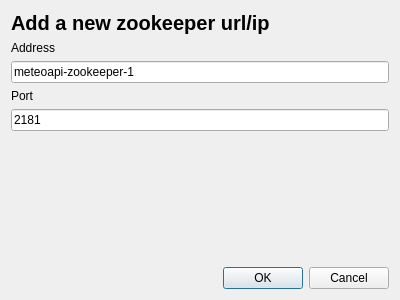
<?xml version="1.0" encoding="UTF-8"?>
<ui version="4.0">
 <class>ZooDialog</class>
 <widget class="QDialog" name="ZooDialog">
  <property name="geometry">
   <rect>
    <x>0</x>
    <y>0</y>
    <width>400</width>
    <height>300</height>
   </rect>
  </property>
  <property name="windowTitle">
   <string>Dialog</string>
  </property>
  <layout class="QGridLayout" name="gridLayout">
   <item row="0" column="0">
    <widget class="QLabel" name="label">
     <property name="styleSheet">
      <string notr="true">font-size: 20px;
font-weight: bold;</string>
     </property>
     <property name="text">
      <string>Add a new zookeeper url/ip</string>
     </property>
    </widget>
   </item>
   <item row="5" column="0">
    <spacer name="verticalSpacer">
     <property name="orientation">
      <enum>Qt::Vertical</enum>
     </property>
     <property name="sizeHint" stdset="0">
      <size>
       <width>20</width>
       <height>40</height>
      </size>
     </property>
    </spacer>
   </item>
   <item row="6" column="0">
    <widget class="QDialogButtonBox" name="buttonBox">
     <property name="orientation">
      <enum>Qt::Horizontal</enum>
     </property>
     <property name="standardButtons">
      <set>QDialogButtonBox::Cancel|QDialogButtonBox::Ok</set>
     </property>
    </widget>
   </item>
   <item row="2" column="0">
    <widget class="QLineEdit" name="lineEditAddress">
     <property name="text">
      <string>meteoapi-zookeeper-1</string>
     </property>
    </widget>
   </item>
   <item row="1" column="0">
    <widget class="QLabel" name="label_2">
     <property name="text">
      <string>Address</string>
     </property>
    </widget>
   </item>
   <item row="3" column="0">
    <widget class="QLabel" name="label_3">
     <property name="text">
      <string>Port</string>
     </property>
    </widget>
   </item>
   <item row="4" column="0">
    <widget class="QLineEdit" name="lineEditPort">
     <property name="text">
      <string>2181</string>
     </property>
    </widget>
   </item>
  </layout>
 </widget>
 <resources/>
 <connections>
  <connection>
   <sender>buttonBox</sender>
   <signal>accepted()</signal>
   <receiver>ZooDialog</receiver>
   <slot>accept()</slot>
   <hints>
    <hint type="sourcelabel">
     <x>248</x>
     <y>254</y>
    </hint>
    <hint type="destinationlabel">
     <x>157</x>
     <y>274</y>
    </hint>
   </hints>
  </connection>
  <connection>
   <sender>buttonBox</sender>
   <signal>rejected()</signal>
   <receiver>ZooDialog</receiver>
   <slot>reject()</slot>
   <hints>
    <hint type="sourcelabel">
     <x>316</x>
     <y>260</y>
    </hint>
    <hint type="destinationlabel">
     <x>286</x>
     <y>274</y>
    </hint>
   </hints>
  </connection>
 </connections>
</ui>
